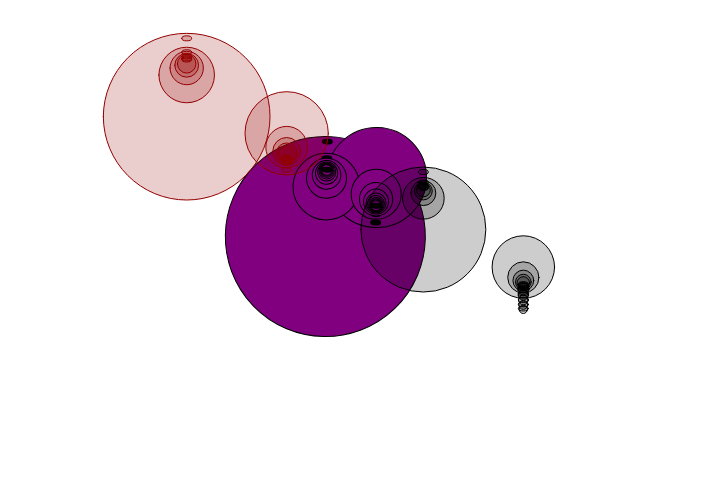
Frame 1 (no input)
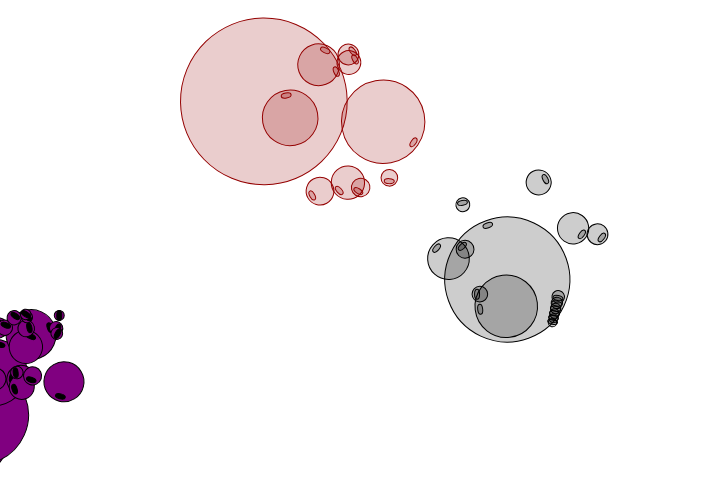
Frame 60 (no input)
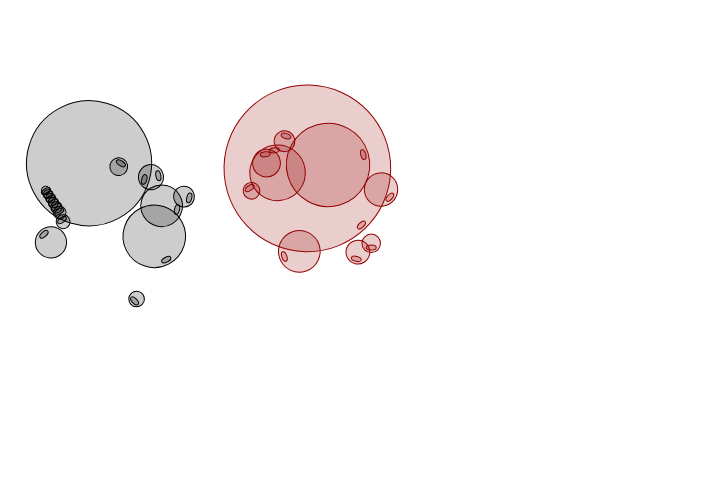
Frame 120 (the mouse pressed at the canvas centre since frame 60)

The p5.js sketch that drew these frames (run headless with seeded random() and noise() and a simulated clock; from frame 60 on, the mouse is pressed at the canvas centre):

// p5.js sketch
// ── sketch.js
//project 2

let recMode = false;
let can;  // create a canvas reference
let NUMSINES = 20; // how many of these things can we do at once?
let sines = new Array(NUMSINES); // an array to hold all the current angles
let rad; // an initial radius value for the central sine
let i; // a counter variable
let fund = 0.01; // the speed of the central sine
let ratio = 2; // what multiplier for speed is each additional sine?
let alpha = 50; // how opaque is the tracing system
let trace = false; // are we tracing?

let NUMSINES2 = 10;
let sines2 = new Array(NUMSINES2);
let rad2;
let fund2 = 0.02;
let ratio2 = 2.5;
let alpha2 = 100;
let trace2 = false;

let NUMSINES3 = 15;
let sines3 = new Array(NUMSINES3);
let rad3;
let fund3 = 0.1;
let ratio3 = 5;
let alpha3 = 130;
let trace3 = false;


let mlSpinner1;
let mlSpinner2;
let mlSpinner3;



function setup() {
  can = createCanvas(710, 500);
  rad = height / 5; // compute radius for central circle
  background(255); // clear the screen
  let mlSpinner;

  for (let i = 0; i<sines.length; i++) {
    sines[i] = PI; // start EVERYBODY facing NORTH
  }

  rad2 = height / 6;
for (let i = 0; i < sines2.length; i++) {
  sines2[i] = PI;
}
  rad3 = height / 8;
for (let i = 0; i < sines2.length; i++) {
  sines3[i] = PI;
}



  fill(255);
  // frameRate(5); // slow down the framerate so everything can be drawn. no hurry.
  // noLoop();
  
}

function draw() {
  if (!trace) {
    background(255); // clear screen if showing geometry
    stroke(0); // black pen
    fill(128,0,128); // white fill
  }
  //define class
  class mlSpinner {
    // class variables that are unique to each instance of a class.
     c;
     xpos;
     ypos;
     creature;
  
    // The Constructor is like setup and helps defines the details of the object
    constructor( tempC,  tempXpos,  tempYpos,  sp) {
      // tempC, tempXpos, etc. are the argument vars that pass data to the class vars
      this.c = tempC;
      this.xpos = tempXpos;
      this.ypos = tempYpos;
      this.spinner =  "bleehhghhh" + sp;
  
    }
  }
  
  // MAIN ACTION
  push(); // start a transformation matrix
  rotate(frameCount * 0.02); // add rotation
  translate(width / 2, height / 2); // move to middle of screen

  for (let i = 0; i < sines.length; i++) {
    let erad = 0; // radius for small "point" within circle... this is the 'pen' when tracing
    // setup for tracing
    if (trace) {
      stroke(0, 0, 255 * (float(i) / sines.length), alpha); // blue
      fill(0, 0, 255, alpha / 2); // also, um, blue
      erad = 5.0 * (1.0 - float(i) / sines.length); // pen width will be related to which sine
    }
    let radius = rad / (i + 1); // radius for circle itself
    rotate(sines[i]); // rotate circle
    if (!trace) ellipse(25, 20, radius * 2, radius * 2); // if we're simulating, draw the sine
    push(); // go up one level
    translate(0, radius); // move to sine edge
    if (!trace) {
      fill (0);//black fill
      ellipse(25,15, 10, 5); // draw a little circle
    }  
    if (trace) ellipse(0, 0, erad, erad); // draw with erad if tracing
    pop(); // go down one level
    translate(0, radius); // move into position for next sine
    sines[i] = (sines[i] + (fund + (fund * i * ratio))) % TWO_PI; // update angle based on fundamental
  }

  pop(); // pop down final transformation
  // recordit();

  //
  //create a new instance of mlSpinner and update its position
  if (!mlSpinner) {
    mlSpinner = new mlSpinner(color(255, 0, 0), 150, 150, "spinner2");
  }
  mlSpinner.xpos += 2;
  mlSpinner.ypos += 2;
  if (mlSpinner.xpos > width || mlSpinner.ypos > height) {
    mlSpinner.xpos = 0;
    mlSpinner.ypos = 0;
  }

  //second spirograph
  translate(width/3, height/3); // move origin to center of canvas
  for (let i = 0; i < sines2.length; i++) {
    let erad2 = 0;
    if (trace2) {
      stroke(255,192,203, alpha2);
      fill(255,192,203, alpha2 / 2);
      erad2 = 5.0 * (1.0 - float(i) / sines2.length);
    }
    else {
      // set stroke and fill color for non-trace mode
      stroke(148,0,0,);
      fill(148,0,0,50);
    }
    let radius2 = rad2 / (i + 1);
    rotate(sines2[i]);
    if (!trace2) ellipse(50, 50, radius2 * 2, radius2 * 2);
    push();
    translate(0, radius2);
    if (!trace2) ellipse(50, 45, 10, 5);
    if (trace2) ellipse(0, 0, erad2, erad2);
    pop();
    translate(0, radius2);
    sines2[i] = (sines2[i] + (fund2 + (fund2 * i * ratio2))) % TWO_PI;
  }
  
  //third spirograph
  translate(width/3, height/3); // move origin to center of canvas
  for (let i = 0; i < sines3.length; i++) {
    let erad3 = 0;
    if (trace3) {
      stroke(255, 255, 0, alpha3);
      fill(255, 255, 0, alpha3 / 2);
      era3 = 5.0 * (1.0 - float(i) / sines3.length);
    }
    else {
      // set stroke and fill color for non-trace mode
      stroke(0);
      fill(0, 50);
    }
    let radius3 = rad3 / (i + 1);
    rotate(sines3[i]);
    if (!trace3) ellipse(50, 50, radius3 * 2, radius3 * 2);
    push();
    translate(0, radius3);
    if (!trace3) ellipse(50, 45, 10, 5);
    if (trace3) ellipse(0, 0, erad3, erad3);
    pop();
    translate(0, radius3);
    sines3[i] = (sines3[i] + (fund3 + (fund3 * i * ratio2))) % TWO_PI;
  }

}





function keyReleased() {
  if (key==' ') {
    trace = !trace;
    background(255);
  }
}



/////////////////////// use both keyPressed and recordit ///////////

function keyPressed() {

  if (keyIsPressed === true) {
    let k = key;
    console.log("k is " + k);

    if (k == 's' || k == 'S') {
      console.log("Stopped Recording");
      recMode = false;
      noLoop();
    }

    if (k == 'b') {
      console.log("Start Recording");
      recMode = true;
      loop(); 
    }
  }
} 

// ── port1.html
<!DOCTYPE html>
<html lang="en">
<head>

  <!-- Basic Page Needs –––––––––––––––––––––––––––––––––––––––––– -->
  <meta charset="utf-8">
  <title>Makena Lowe's Portfolio</title>
  <meta name="description" content="">
  <meta name="author" content="">

  <!-- Mobile Specific Metas ––––––––––––––––––––––––––––––––––––– -->
  <meta name="viewport" content="width=device-width, initial-scale=1">

  <!-- FONT ––––––––––––––––––––––––––––––––––––––––------–––––––– -->
  <link href="//fonts.googleapis.com/css?family=Raleway:400,300,600" rel="stylesheet" type="text/css">

  <!-- CSS & JS –––––––––––––––––––––––––––––––––––––––––––––––––– -->  
  <script type="text/javascript"  src="http://ajax.googleapis.com/ajax/libs/jquery/1.9.0/jquery.min.js"></script>  
  <script type="text/javascript" src="css/overlaypopup.js"> </script>  
  <link rel="stylesheet" href="css/normalize.css">
  <link rel="stylesheet" href="css/skeleton.css">
  <link rel="stylesheet" href="css/custom.css">

  <!-- Favicon –––––––––––––––––––––––––––––––––––––––––––––––––– -->
  <link rel="icon" type="image/png" href="images/favicon.png">

</head>
<body>

<!-- NAVIGATION AT the TOP is Here-->

<nav class="navbar">
      <div class="container nav_pad">  
        <ul>
         <li><a class="navbar-link" href="port1.html"> Project 1</a></li>
         <li><a class="navbar-link" href="port2.html"> Project 2</a></li>
         <li><a class="navbar-link" href="port3.html"> Project 3</a></li>
         <li><a class="navbar-link" href="index.html">Artist Statement</a></li>
        </ul>
      </div>     
</nav>


  <!-- Primary Page Layout
  –––––––––––––––––––––––––––––––––––––––––––––––––– -->
  <div class="container">

   <div class="row section">
  <header id="header" class="twelve columns">
    
    <h3> Portfolio</h3>
      
<div class="statement_text"> 
<em>
Just Keep Swimming. Just keep swimming, swimming, swimming. What do we do? We swim, swim.”~ Dory (Finding Nemo)
</em>
<br>

</div>
    
  </header>
  </div>

     
<!-- NOTE!: For each row section make sure your column divs add up to 12. so 4+8, 6+6, 2+10, etc.-->

      <!-- Start Row //// -->
      <div class="row section">

      
       <!-- The column for showing the image and the link-->
      
      <div class="four columns" >
      
	    <a href="images/ex1thumb.png" > <img src="images/ex1thumb.png" class="u-full-width "/>   </a>
      </div> 
        
       <!-- The column for artist statement and the link-->
     <div class="eight columns">    
         <h5> Personal Bubble </h5>
		<p>
      This project is about how people want to walk around in thier own enviorement. However people dont want to step out of thier own bubble to do somthing bold like make a new friends or they are scared of doing somthing bold.   
      <br>
         
         </p> 
        <!--  <a class="show-popup" href="#" data-showpopup="1" >run sketch</a> -->
         <a href="http://127.0.0.1:5500/p5_code/ex1_/index.html" >Show Project</a> <br>
        
     </div>
     
     
     <!--////  End of row section-->
    </div>
      
       <!-- Start Row //// -->
      <div class="row section">

      
       <!-- The column for showing the image and the link-->
      
      <div class="four columns" >
      
	    <a href="p5_code/ex2_/index.html" > <img src="images/ex2thumb.png" class="u-full-width "/>   </a>
      </div> 
        
       <!-- The column for artist statement and the link-->
     <div class="eight columns">    
         <h5>Plastic Fishing</h5>
		<p>
		Within this project I created my first board game. These board game pieces are made with using plaster and painted on. <br> 
  
         </p> 
        <!--  <a class="show-popup" href="#" data-showpopup="1" >run sketch</a> -->
        <a href="http://127.0.0.1:5500/p5_code/ex2_/index.html"> Show Project </a> <br>
         </a> <br>
     </div>
     
     
     <!--////  End of row section-->
    </div>
      
      

      
        <div class="row section">

      
       <!-- The column for showing the image and the link-->
      
      <div class="four columns" >
      
	    <a href="p5_code/project1_/index.html" > <img src="images/project_1.png" class="u-full-width"/>   </a>
	  
      </div> 
        
       <!-- The column for artist statement and the link-->
     <div class="eight columns">    
         <h5> Distortion</h5>
		<p>
		This is the first time I created my first metal sculpture project using the tig method.<br>
        
           
         </p> 
         
         <a href="http://127.0.0.1:5500/p5_code/project1_/index.html" >Show Project</a> <br>
         
         
      
         </div>
     
     
     <!--////  End of row section-->

    </div> 
        
              

    <div class="row section">   
      
        <div class="six columns" >
        


        
        </div>
    </div>
          
   
       
       </div>          </div>
      </div>
            
     
        <div class="row section">   
        
          <div class="twelve columns" >
          

      
     
        
            </div>
        
         
         </div>
         
       
       



  

      
  

   
   
   <!-- end of MAIN container /////////////////-->
   
  </div>

    
	

    
</body>
</html>

// ── port2.html
<!DOCTYPE html>
<html lang="en">
<head>

  <!-- Basic Page Needs –––––––––––––––––––––––––––––––––––––––––– -->
  <meta charset="utf-8">
  <title>Makena Lowe's Portfolio</title>
  <meta name="description" content="">
  <meta name="author" content="">

  <!-- Mobile Specific Metas ––––––––––––––––––––––––––––––––––––– -->
  <meta name="viewport" content="width=device-width, initial-scale=1">

  <!-- FONT ––––––––––––––––––––––––––––––––––––––––------–––––––– -->
  <link href="//fonts.googleapis.com/css?family=Raleway:400,300,600" rel="stylesheet" type="text/css">

  <!-- CSS & JS –––––––––––––––––––––––––––––––––––––––––––––––––– -->  
  <script type="text/javascript"  src="http://ajax.googleapis.com/ajax/libs/jquery/1.9.0/jquery.min.js"></script>  
  <script type="text/javascript" src="css/overlaypopup.js"> </script>  
  <link rel="stylesheet" href="css/normalize.css">
  <link rel="stylesheet" href="css/skeleton.css">
  <link rel="stylesheet" href="css/custom.css">

  <!-- Favicon –––––––––––––––––––––––––––––––––––––––––––––––––– -->
  <link rel="icon" type="image/png" href="images/favicon.png">

</head>
<body>

<!-- NAVIGATION AT the TOP is Here-->

<nav class="navbar">
      <div class="container nav_pad">  
        <ul>
         <li><a class="navbar-link" href="port1.html"> Project 1</a></li>
         <li><a class="navbar-link" href="port2.html"> Project 2</a></li>
         <li><a class="navbar-link" href="port3.html"> Project 3</a></li>
         <li><a class="navbar-link" href="index.html">Artist Statement</a></li>
        </ul>
      </div>     
</nav>


  <!-- Primary Page Layout
  –––––––––––––––––––––––––––––––––––––––––––––––––– -->
  <div class="container">

   <div class="row section">
  <header id="header" class="twelve columns">
    <h3> Portfolio</h3>
      
<div class="statement_text"> 
<em>
Just Keep Swimming. Just keep swimming, swimming, swimming. What do we do? We swim, swim.”~ Dory (Finding Nemo)
</em>
<br>

</div>
    
  </header>
  </div>

     
<!-- NOTE!: For each row section make sure your column divs add up to 12. so 4+8, 6+6, 2+10, etc.-->

      <!-- Start Row //// -->
      <div class="row section">

      
       <!-- The column for showing the image and the link-->
      
      <div class="four columns" >
      
	    <a href="p5_code/ex3_/index.html" > <img src="images/ex3thumb.png" class="u-full-width "/>   </a>
      </div> 
        
       <!-- The column for artist statement and the link-->
     <div class="eight columns">    
         <h5> In The Moment </h5>
		<p>
      This video project displays a moment in time where you feel present with the environment that you are surrounded with. This video represents the feeling of being present with everything and everyone like talking in a conversation. This video has more of the camera angles and camera movement.
         </p> 
        <!--  <a class="show-popup" href="#" data-showpopup="1" >run sketch</a> -->
         <a href="http://127.0.0.1:5500/p5_code/ex3_/index.html" >Show Project </a> <br>
        
     </div>
     
     
     <!--////  End of row section-->
    </div>
      
       <!-- Start Row //// -->
      <div class="row section">

      
       <!-- The column for showing the image and the link-->
      
      <div class="four columns" >
      
	    <a href="p5_code/ex4_/index.html" > <img src="images/ex4thumb.png" class="u-full-width "/>   </a>
      </div> 
        
       <!-- The column for artist statement and the link-->
     <div class="eight columns">    
         <h5>Frustrated With Myself</h5>
		<p>
      Frustrated with Myself is a more concept based topic. I played with the editing techniques in the video a bit more.
         </p> 
        <!--  <a class="show-popup" href="#" data-showpopup="1" >run sketch</a> -->
        <a href="http://127.0.0.1:5500/p5_code/ex4_/index.html" >Show Project</a> <br>

     </div>
     
     
     <!--////  End of row section-->
    </div>
      
      

      
        <div class="row section">

      
       <!-- The column for showing the image and the link-->
      
      <div class="four columns" >
      
	    <a href="p5_code/project2_/index.html" > <img src="images/project2thumb.png" class="u-full-width"/>   </a>
	  
      </div> 
        
       <!-- The column for artist statement and the link-->
     <div class="eight columns">    
         <h5>Rainy City</h5>
		<p>
		
    Rainy City is an audio recording creation where I put audio snippets together of audio clips using random sounds like an air purifier wind, keychain wind, and other sounds. This is created using adobe premier pro to putting 
    sounds together to create this rainy day in the city audio. <br>
        
           
         </p> 
         
         <a href="http://127.0.0.1:5500/p5_code/project2_2/index.html" >Show Project</a> <br>
         
         
      
         </div>         
     
     
     <!--////  End of row section-->

    </div> 
        
              

    <div class="row section">   
      
        <div class="six columns" >
        


        
        </div>
    </div>
          
   
       
       </div>          </div>
      </div>
            
     
        <div class="row section">   
        
          <div class="twelve columns" >
          

      
     
        
            </div>
        
         
         </div>
         
       
       



  

      
  

   
   
   <!-- end of MAIN container /////////////////-->
   
  </div>

    
	

    
</body>
</html>

// ── port3.html
<!DOCTYPE html>
<html lang="en">
<head>

  <!-- Basic Page Needs –––––––––––––––––––––––––––––––––––––––––– -->
  <meta charset="utf-8">
  <title>Makena Lowe's Portfolio</title>
  <meta name="description" content="">
  <meta name="author" content="">

  <!-- Mobile Specific Metas ––––––––––––––––––––––––––––––––––––– -->
  <meta name="viewport" content="width=device-width, initial-scale=1">

  <!-- FONT ––––––––––––––––––––––––––––––––––––––––------–––––––– -->
  <link href="//fonts.googleapis.com/css?family=Raleway:400,300,600" rel="stylesheet" type="text/css">

  <!-- CSS & JS –––––––––––––––––––––––––––––––––––––––––––––––––– -->  
  <script type="text/javascript"  src="http://ajax.googleapis.com/ajax/libs/jquery/1.9.0/jquery.min.js"></script>  
  <script type="text/javascript" src="css/overlaypopup.js"> </script>  
  <link rel="stylesheet" href="css/normalize.css">
  <link rel="stylesheet" href="css/skeleton.css">
  <link rel="stylesheet" href="css/custom.css">

  <!-- Favicon –––––––––––––––––––––––––––––––––––––––––––––––––– -->
  <link rel="icon" type="image/png" href="images/favicon.png">

</head>
<body>

<!-- NAVIGATION AT the TOP is Here-->

<nav class="navbar">
      <div class="container nav_pad">  
        <ul>
         <li><a class="navbar-link" href="port1.html"> Project 1</a></li>
         <li><a class="navbar-link" href="port2.html"> Project 2</a></li>
         <li><a class="navbar-link" href="port3.html"> Project 3</a></li>
         <li><a class="navbar-link" href="index.html">Artist Statment</a></li>
        </ul>
      </div>     
</nav>


  <!-- Primary Page Layout
  –––––––––––––––––––––––––––––––––––––––––––––––––– -->
  <div class="container">

   <div class="row section">
  <header id="header" class="twelve columns">
    <h3> Portfolio</h3>
      
<div class="statement_text"> 
<em>
Just Keep Swimming. Just keep swimming, swimming, swimming. What do we do? We swim, swim.”~ Dory (Finding Nemo)
</em>
<br>

</div>
    
  </header>
  </div>

     
<!-- NOTE!: For each row section make sure your column divs add up to 12. so 4+8, 6+6, 2+10, etc.-->

      <!-- Start Row //// -->
      <div class="row section">

      
       <!-- The column for showing the image and the link-->
      
      <div class="four columns" >
      
	    <a href="p5_code/ex1_1/index.html" > <img src="images/ex1_1thumb.png" class="u-full-width "/>   </a>
      </div> 
        
       <!-- The column for artist statement and the link-->
     <div class="eight columns">    
         <h5> The Story Of the Rain </h5>
		<p>
      The Story of Rain is a project where both audio, Rainy Day, and video are included it ties in the concept of a rainy city while walking around.
        <!--  <a class="show-popup" href="#" data-showpopup="1" >run sketch</a> -->

         <a href="http://127.0.0.1:5500/p5_code/ex1_1/index.html" >Show Project</a> <br>
        
     </div>
     
     
     <!--////  End of row section-->
    </div>
      
       <!-- Start Row //// -->
      <div class="row section">

      
       <!-- The column for showing the image and the link-->
      
      <div class="four columns" >
      
	    <a href="p5_code/ex2_2/index.html" > <img src="images/my_uncomfy_project.png" class="u-full-width "/>   </a>
      </div> 
        
       <!-- The column for artist statement and the link-->
     <div class="eight columns">    
         <h5>My Uncomfy Project</h5>
		<p>
		  In this project I did an art performance piece that really expanded my comfort zone. 
         </p> 
        <!--  <a class="show-popup" href="#" data-showpopup="1" >run sketch</a> -->
        <a href="http://127.0.0.1:5500/p5_code/ex2_2/index.html" >Show Project </a> <br>
         
     </div>
     
     
     <!--////  End of row section-->
    </div>
      
      

      
        <div class="row section">

      
       <!-- The column for showing the image and the link-->
      
      <div class="four columns" >
      
	    <a href="p5_code/project2_/index.html" > <img src="images/head_is_spinning.png" class="u-full-width"/>   </a>
	  
      </div> 
        
       <!-- The column for artist statement and the link-->
     <div class="eight columns">    
         <h5> Spinning Head</h5>
		<p>
      This is the first time I created an animation using code. I used key pressed, sines and translate.  <br>    
      The code works like a cowboys whip or an octopus tentecle that spins like a floating alien.
 <br>
           
         </p> 
         
         <a href="http://127.0.0.1:5500/p5_code/project2_/index.html" >Run Project 2</a> <br>
         <a href="http://127.0.0.1:5500/p5_code/project2_/sketch.js">Code for Project 2</a> <br>
         
      
         </div>

        
        </div>
      
        <div class="row section">

      
       <!-- The column for showing the image and the link-->
      
      <div class="four columns" >
      
	    <a href="p5_code/project1_2/index.html" > <img src="images/brekkie and nature.png" class="u-full-width"/>   </a>
	  
      </div> 
        
       <!-- The column for artist statement and the link-->
     <div class="eight columns">    
         <h5> Brekkie and Nature </h5>
		<p>
		This is a contrasting video of The Story Of the Rain with the same video. <br>
        
           
         </p> 
         
         <a href="http://127.0.0.1:5500/p5_code/project3_3/index.html" >Show Project</a> <br>
         
         
      
         </div>
     
     




     
     
     <!--////  End of row section-->

    </div> 
        
              

    <div class="row section">   
      
        <div class="six columns" >
        


        
        </div>
    </div>
          
   
       
       </div>          </div>
      </div>
            
     
        <div class="row section">   
        
          <div class="twelve columns" >
          

      
     
        
            </div>
        
         
         </div>
         
       
       



  

      
  

   
   
   <!-- end of MAIN container /////////////////-->
   
  </div>

    
	

    
</body>
</html>
